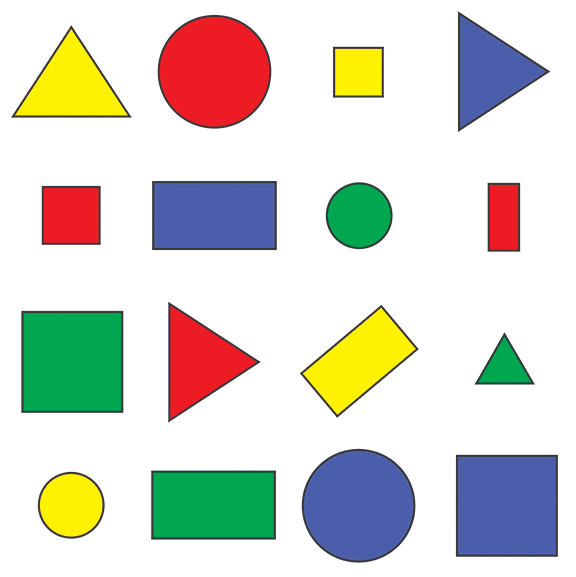
#> input picture Image Processing basic/shapes.png, 576 x 577 px
$ jupyter execute 'Shapes_Image processing.ipynb'
#> lines starting #> are read from the running program, lines starting #| are printed output that depends on the picture
[cell 1]
import cv2
import numpy as np

[cell 2]
img=cv2.imread("shapes.png")
#> img is the input picture: shape (577, 576, 3); mean B, G, R 205.1, 214.3, 214.2
print(img.shape)
#| (577, 576, 3)

[cell 3]
imgResize=cv2.resize(img, (1000,500))
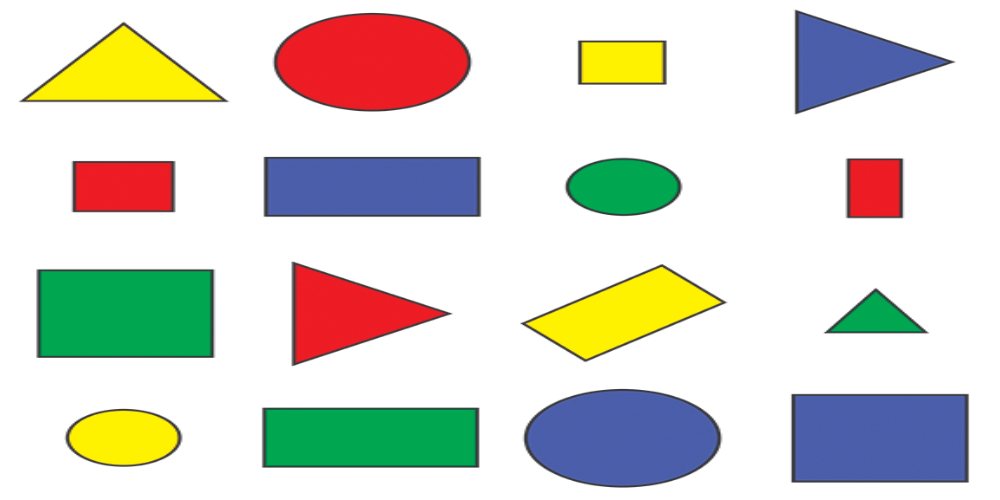
#> imgResize: shape (500, 1000, 3); mean B, G, R 205.1, 214.2, 214.2
print(imgResize.shape)
#| (500, 1000, 3)

[cell 4]
imgCropped=img[150:300, 300:450]
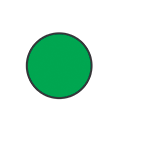
#> imgCropped: shape (150, 150, 3); mean B, G, R 227.4, 239.1, 216.2

cv2.imshow("Image", img)
cv2.imshow("ImageResize", imgResize)
cv2.imshow("ImageCropped", imgCropped)

cv2.waitKey(0)
cv2.destroyAllWindows()
